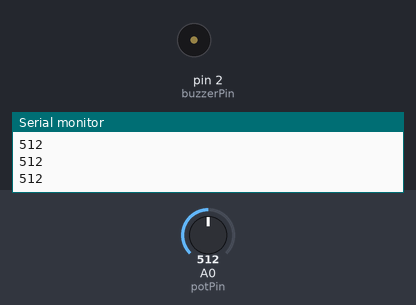
Bench run of a sketch on a simulated Arduino Uno, built with avr-gcc and run on an emulated ATmega328P. Parts: buzzer (waves = sounding), the last lines printed to the serial monitor. Inputs (shaded band) come from the test bench; at power-on: A0 (potPin) = 512. Random numbers use the default seed unless the sketch sets one.

Above: at 1.2 s.
1.3 s: A0 (potPin) set to 787
2.8 s: A0 (potPin) set to 809
At 3.74 s:
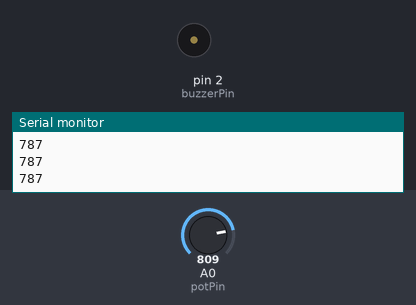
Timing chart, 0 to 11.8 s (numbered marks = the images above; inputs shaded):
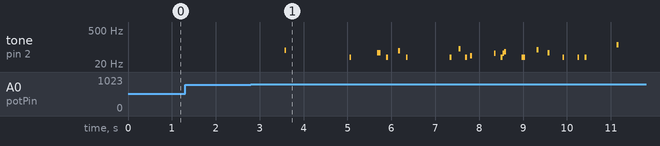

Measured:
- after the input at 2.8 s, tone on pin 2 (buzzerPin): plays 73 Hz for 0.04 s, 38 Hz for 0.04 s, 57 Hz for 0.08 s, 38 Hz for 0.04 s, 71 Hz for 0.04 s, 38 Hz for 0.04 s … (21 notes in this stretch), starting after 0.77 s

The sketch:

active_buzzer_control.ino
```cpp
int buzzerPin=2;
int potPin=A0;
int potVal=0;

void setup() {
  // put your setup code here, to run once:
  Serial.begin(9600);
  pinMode(potPin,INPUT);
  pinMode(buzzerPin,OUTPUT);
}

void playBuzzer(){
  for(int i=0;i<100;i++){
    int delayT=(rand()%30);
    digitalWrite(buzzerPin,HIGH);
    delay(delayT);
    digitalWrite(buzzerPin,LOW);
    delay(delayT);
  }
}

void loop() {
  potVal=analogRead(potPin);
  if(potVal>800){
    playBuzzer();
  }
  Serial.println(potVal);
}
```
